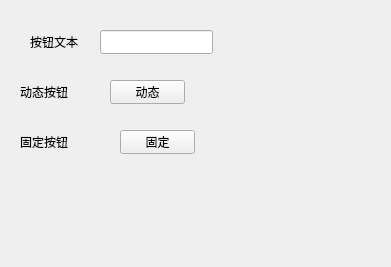
<?xml version="1.0" encoding="UTF-8"?>
<ui version="4.0">
 <class>Widget</class>
 <widget class="QWidget" name="Widget">
  <property name="geometry">
   <rect>
    <x>0</x>
    <y>0</y>
    <width>391</width>
    <height>267</height>
   </rect>
  </property>
  <property name="windowTitle">
   <string>Widget</string>
  </property>
  <widget class="QLabel" name="label_1">
   <property name="geometry">
    <rect>
     <x>30</x>
     <y>30</y>
     <width>53</width>
     <height>24</height>
    </rect>
   </property>
   <property name="text">
    <string>按钮文本</string>
   </property>
  </widget>
  <widget class="QLabel" name="label_2">
   <property name="geometry">
    <rect>
     <x>20</x>
     <y>80</y>
     <width>53</width>
     <height>24</height>
    </rect>
   </property>
   <property name="text">
    <string>动态按钮</string>
   </property>
  </widget>
  <widget class="QLabel" name="label_3">
   <property name="geometry">
    <rect>
     <x>20</x>
     <y>130</y>
     <width>53</width>
     <height>24</height>
    </rect>
   </property>
   <property name="text">
    <string>固定按钮</string>
   </property>
  </widget>
  <widget class="QLineEdit" name="lineEdit">
   <property name="geometry">
    <rect>
     <x>100</x>
     <y>30</y>
     <width>113</width>
     <height>24</height>
    </rect>
   </property>
  </widget>
  <widget class="QPushButton" name="btnDynamic">
   <property name="geometry">
    <rect>
     <x>110</x>
     <y>80</y>
     <width>75</width>
     <height>24</height>
    </rect>
   </property>
   <property name="text">
    <string>动态</string>
   </property>
  </widget>
  <widget class="QPushButton" name="btnFixed">
   <property name="geometry">
    <rect>
     <x>120</x>
     <y>130</y>
     <width>75</width>
     <height>24</height>
    </rect>
   </property>
   <property name="text">
    <string>固定</string>
   </property>
  </widget>
 </widget>
 <resources/>
 <connections/>
</ui>
